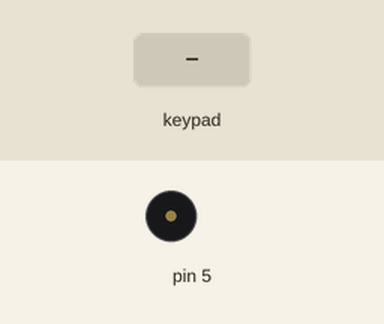
Recording of a sketch running on a simulated Arduino Uno, built with avr-gcc and run on an emulated ATmega328P. On the bench: buzzer (waves = sounding). The inputs (shaded band) are chosen by the test bench.

Above: at 1.2 s.
1.3 s: keypad keys 7 8 9 1 0 pressed 0.4 s apart
At 1.7 s:
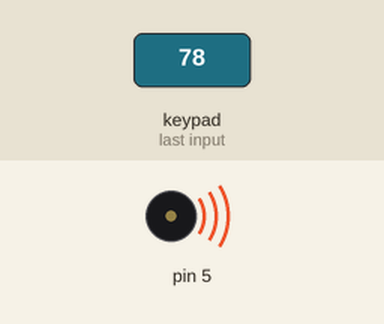
Timing chart, 0 to 4.9 s (numbered marks = the images above; inputs shaded):
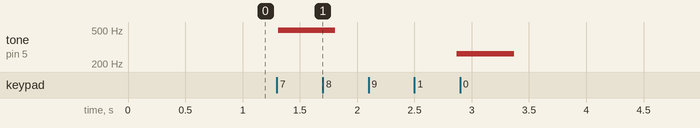

Measured:
- after the input at 1.3 s, tone on pin 5: silent → 494 Hz at once, → silent 0.50 s later, → 262 Hz 1.1 s later, → silent 0.50 s later

The sketch:

Lab06-2.ino
```cpp
#include <Keypad.h>

const byte ROWS = 4; // 4 Rows
const byte COLS = 4; // 4 Columns
// 定義 Keypad 的按鍵
char keys[ROWS][COLS] = {
  {'7', '4', '1', '0'}, {'8','5','2', 'A'},
{'9', '6', '3', 'B'}, {'C', 'D', 'E', 'F'}
};
// 定義 Keypad 連到 Arduino 的接腳
byte rowPins[ROWS] = {7,8,9,10};
// 連到 Keypad 的 4 個 Rows
byte colPins[COLS] = {11,12,13,14};
// 連到 Keypad 的 4 個 Columns
// 建立 Keypad 物件
Keypad keypad = Keypad( makeKeymap(keys), rowPins,colPins, ROWS, COLS );
int tune;
void setup() {

}

void loop() {
  char key = keypad.getKey(); // 讀取 Keypad的輸入
  if (key != NO_KEY) {  // 有按下按鍵
    if (key == '1')
      tune = 262;
    else if (key == '2')
      tune = 294;
    else if (key == '3')
      tune = 330;
    else if (key == '4')
      tune = 349;
    else if (key == '5')
      tune = 392;
    else if (key == '6')
      tune = 440;
    else if (key == '7')
      tune = 494;
    else
      tune = 0;
    tone(5, tune);
    delay(500);
    noTone(5);
  }
}
```
